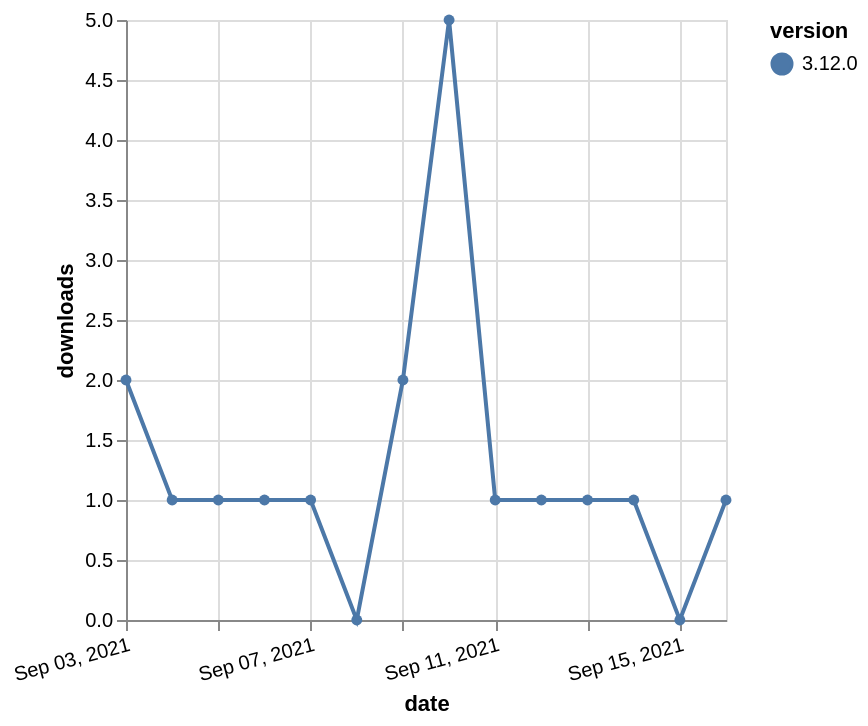

Write a Vega-Lite specification for this figure.
### Vega-Lite specification from a JSON file in a GitHub repository (floating-point values rounded to 4 significant figures)
{"$schema": "https://vega.github.io/schema/vega-lite/v5.json", "description": "A simple bar chart with embedded data.", "data": {"values": [{"date": "2021-09-03", "total": 517, "delta": 2, "version": "3.12.0"}, {"date": "2021-09-04", "total": 518, "delta": 1, "version": "3.12.0"}, {"date": "2021-09-05", "total": 519, "delta": 1, "version": "3.12.0"}, {"date": "2021-09-06", "total": 520, "delta": 1, "version": "3.12.0"}, {"date": "2021-09-07", "total": 521, "delta": 1, "version": "3.12.0"}, {"date": "2021-09-08", "total": 521, "delta": 0, "version": "3.12.0"}, {"date": "2021-09-09", "total": 523, "delta": 2, "version": "3.12.0"}, {"date": "2021-09-10", "total": 528, "delta": 5, "version": "3.12.0"}, {"date": "2021-09-11", "total": 529, "delta": 1, "version": "3.12.0"}, {"date": "2021-09-12", "total": 530, "delta": 1, "version": "3.12.0"}, {"date": "2021-09-13", "total": 531, "delta": 1, "version": "3.12.0"}, {"date": "2021-09-14", "total": 532, "delta": 1, "version": "3.12.0"}, {"date": "2021-09-15", "total": 532, "delta": 0, "version": "3.12.0"}, {"date": "2021-09-16", "total": 533, "delta": 1, "version": "3.12.0"}]}, "width": "container", "mark": {"type": "line", "point": {"filled": true}}, "encoding": {"x": {"field": "date", "type": "temporal", "timeUnit": "yearmonthdate", "title": "date", "axis": {"labelAngle": -15}}, "y": {"field": "delta", "type": "quantitative", "title": "downloads"}, "color": {"field": "version", "type": "nominal"}, "tooltip": {"field": "delta"}}}
